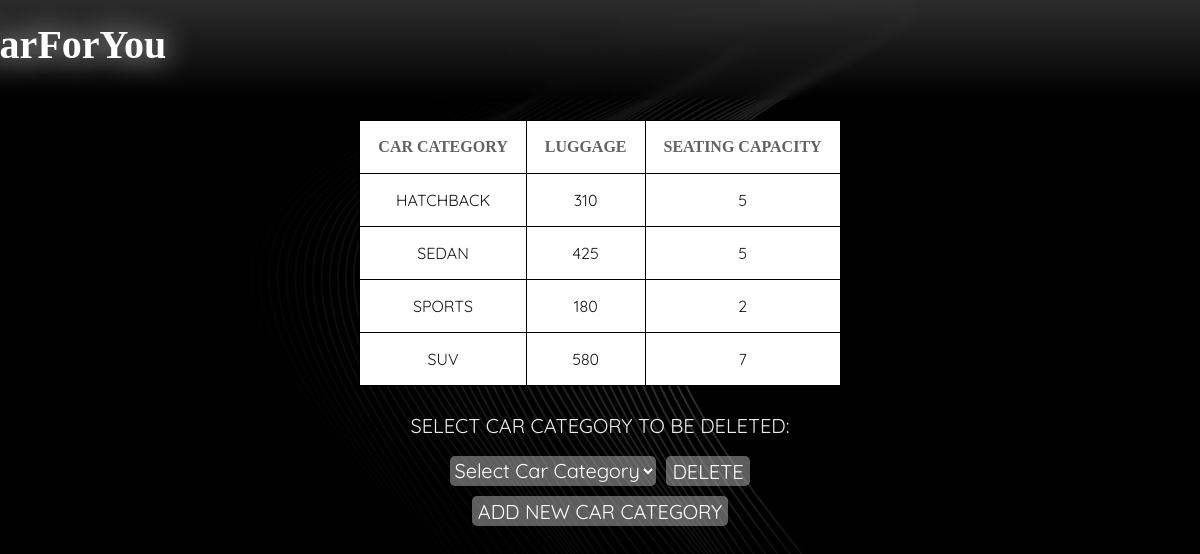
The page /admin/carcat.php on the database as committed earlier.
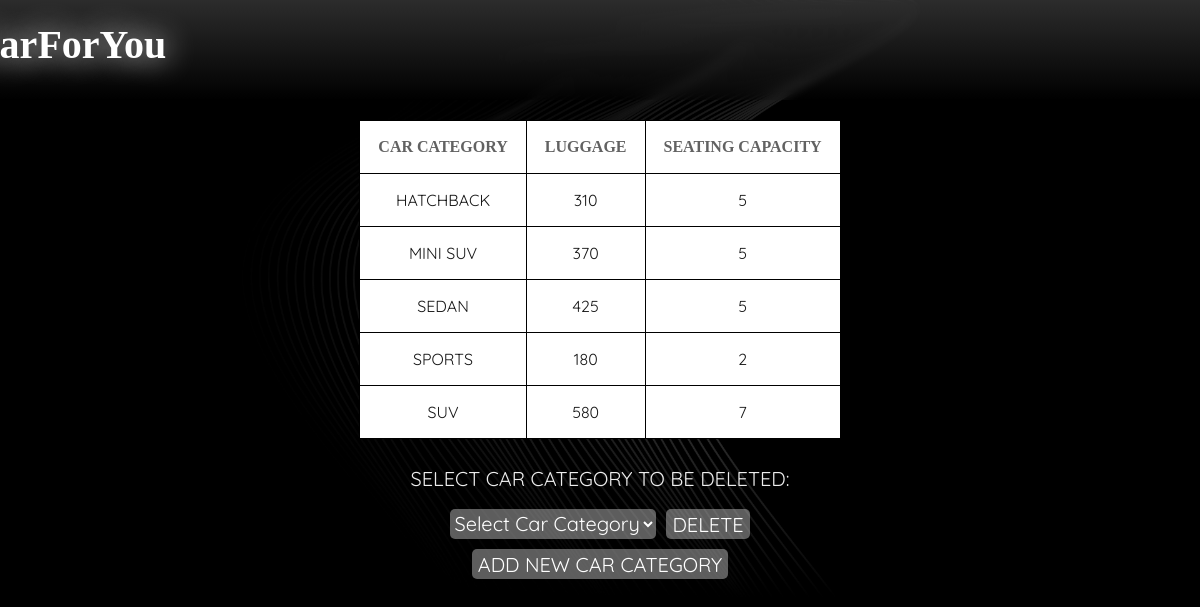
The same page on the database as committed later.
### tables this page shows
CREATE TABLE `car_category` (
  `CATEGORY_NAME` varchar(25) NOT NULL,
  `NO_OF_LUGGAGE` int(11) NOT NULL,
  `NO_OF_PERSON` int(11) NOT NULL
);

### admin/carcat.php (the view, shortened to what this page needs)
<!DOCTYPE html>
<html lang="en">
<head>
    <link rel="stylesheet" type="text/css" href="css/reset.css">
    <link rel="stylesheet" type="text/css" href="css/responsive.css">
</head>
<body>
    <section class="">
        <?php
        include 'header.php';
        $car = "SELECT * FROM car_category";
        $car1 = $conn->query($car);
        ?>
        <div class="cal">
            <table class="invc">
                <tr>
                    <td>
                        <h3>CAR CATEGORY</h3>
                    </td>
                    <td>
                        <h3>LUGGAGE</h3>
                    </td>
                    <td>
                        <h3>SEATING CAPACITY</h3>
                    </td>
                </tr>
                <?php
                while ($carw1 = $car1->fetch_assoc()) {
                ?>
                    <tr>
                        <td><?php echo $carw1['CATEGORY_NAME'] ?></td>
                        <td><?php echo $carw1['NO_OF_LUGGAGE'] ?></td>
                        <td><?php echo $carw1['NO_OF_PERSON'] ?></td>
                    </tr>
                <?php }
                ?>
            </table>
        </div>
        <form method="post">
            <table class="inv">
                <tr>
                    <p style="height:30px;color: #ededed; font-family: 'Quicksand'; margin-top: 10px; font-size: 20px;">SELECT CAR CATEGORY TO BE DELETED:</p>
                </tr>
                <tr>
                <tr>
                    <select name="CATEGORY_DEL" required style="margin-right: 10px;">
                        <option> Select Car Category </option>
                    </select>
                    <input type="submit" name='cat_delete' value="DELETE">
                </tr>
                </tr><br>
                <tr>
                    <input type="submit" name='add' value="ADD NEW CAR CATEGORY">
                </tr>
            </table>
        </form>
    </section>
</body>
</html>

Rows that differ between the two databases and show on the page:
added car_category: CATEGORY_NAME "MINI SUV", NO_OF_LUGGAGE "370", NO_OF_PERSON "5"
